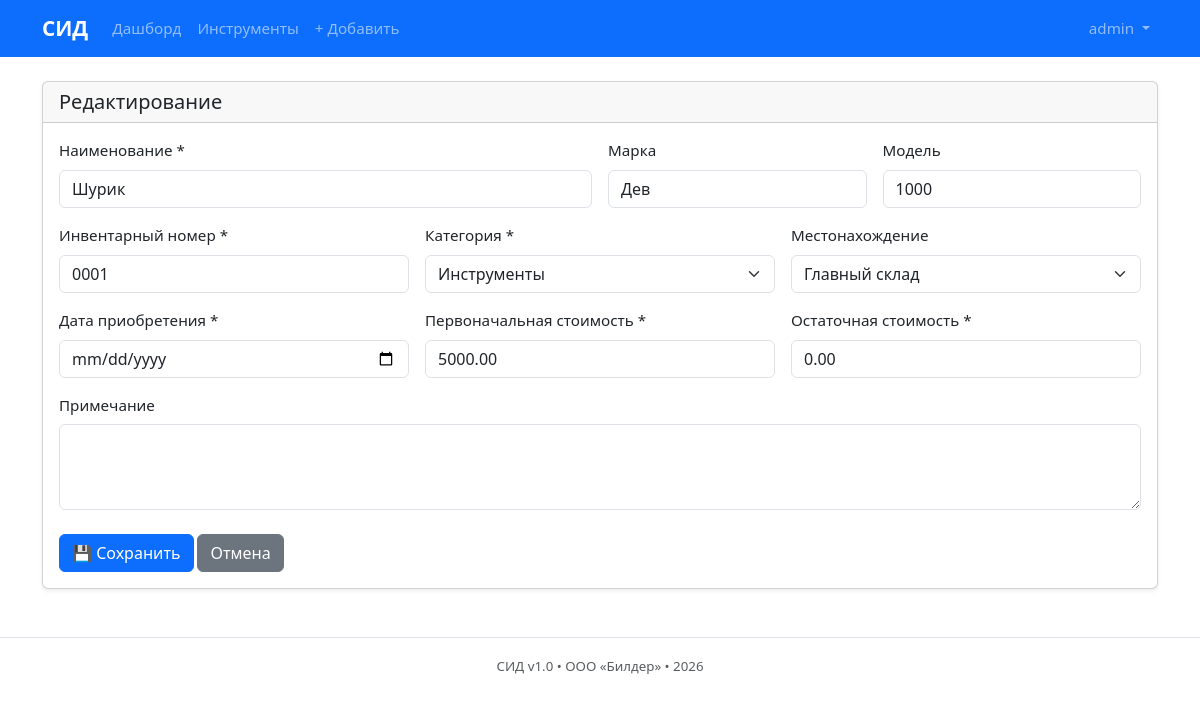
Screenshot of /tools/1/edit/ (signed in) with the database file from the repository.
### apps/accounts/models.py (models this page shows, shortened)
class CustomUser(AbstractUser):
    role = models.CharField(max_length=20, choices=Role.choices, default=Role.STOREKEEPER)
    employee_id = models.CharField(max_length=20, unique=True, blank=True, null=True)
    department = models.CharField(max_length=100, blank=True)
    phone = models.CharField(max_length=20, blank=True)
    class Meta:
        db_table = 'users'
        verbose_name = 'Пользователь'
        verbose_name_plural = 'Пользователи'
    @property
    def can_manage_tools(self):
        return self.role in [Role.STOREKEEPER, Role.SUPPLY_MANAGER, Role.CHIEF_ENGINEER, Role.ADMIN]
    @property
    def can_view_reports(self):
        return self.role in [Role.SUPPLY_MANAGER, Role.CHIEF_ENGINEER, Role.ACCOUNTANT, Role.ADMIN]

### apps/tools/models.py (models this page shows, shortened)
class Tool(models.Model):
    STATUS_CHOICES = [
        ('in_stock', 'На складе'),
        ('issued', 'Выдан'),
        ('verification', 'На поверке'),
        ('written_off', 'Списан'),
    ]
    name = models.CharField(max_length=200)
    brand = models.CharField(max_length=100, blank=True)
    model = models.CharField(max_length=100, blank=True)
    inventory_number = models.CharField(max_length=50, unique=True)
    category = models.ForeignKey(ToolCategory, on_delete=models.PROTECT)
    purchase_date = models.DateField()
    initial_cost = models.DecimalField(max_digits=12, decimal_places=2)
    residual_cost = models.DecimalField(max_digits=12, decimal_places=2)
    qr_code = models.ImageField(upload_to='qr_codes/', blank=True, null=True)
    status = models.CharField(max_length=20, choices=STATUS_CHOICES, default='in_stock')
    location = models.ForeignKey(Location, on_delete=models.SET_NULL, null=True, blank=True)
    notes = models.TextField(blank=True)
    created_at = models.DateTimeField(auto_now_add=True)
    updated_at = models.DateTimeField(auto_now=True)
    class Meta:
        db_table = 'tools'
        verbose_name = 'Инструмент'
        verbose_name_plural = 'Инструменты'
        ordering = ['-created_at']

### apps/tools/views.py (the view)
# urls.py: path('tools/<int:pk>/edit/', views.tool_edit, name='tool_edit'),
@login_required
@user_passes_test(lambda u: u.can_manage_tools)
def tool_edit(request, pk):
    tool = get_object_or_404(Tool, pk=pk)
    if request.method == 'POST':
        form = ToolForm(request.POST, instance=tool)
        if form.is_valid():
            form.save()
            messages.success(request, 'Данные обновлены')
            return redirect('tools:tool_detail', pk=tool.pk)
    else:
        form = ToolForm(instance=tool)
    return render(request, 'tools/tool_form.html', {'form': form, 'title': 'Редактирование'})

### apps/tools/forms.py
class ToolForm(forms.ModelForm):
    class Meta:
        model = Tool
        fields = ['name', 'brand', 'model', 'inventory_number', 'category',
                  'purchase_date', 'initial_cost', 'residual_cost', 'location', 'notes']
        widgets = {
            'name': forms.TextInput(attrs={'class': 'form-control'}),
            'brand': forms.TextInput(attrs={'class': 'form-control'}),
            'model': forms.TextInput(attrs={'class': 'form-control'}),
            'inventory_number': forms.TextInput(attrs={'class': 'form-control'}),
            'category': forms.Select(attrs={'class': 'form-select'}),
            'purchase_date': forms.DateInput(attrs={'class': 'form-control', 'type': 'date'}),
            'initial_cost': forms.NumberInput(attrs={'class': 'form-control', 'step': '0.01'}),
            'residual_cost': forms.NumberInput(attrs={'class': 'form-control', 'step': '0.01'}),
            'location': forms.Select(attrs={'class': 'form-select'}),
            'notes': forms.Textarea(attrs={'class': 'form-control', 'rows': 3}),
        }

### apps/tools/models.py (called while the page is built)
    def __str__(self):
        return self.name

    def __str__(self):
        return self.name

### apps/tools/templates/tools/tool_form.html (shortened to what this page needs)
{% extends 'tools/base.html' %}
{% block content %}
<div class="card">
    <div class="card-header">
        <h5 class="mb-0">{{ title }}</h5>
    </div>
    <div class="card-body">
        <form method="post" enctype="multipart/form-data">
            <div class="row g-3">
                <div class="col-md-6">
                    <label class="form-label">Наименование *</label>
                    {{ form.name }}
                </div>
                <div class="col-md-3">
                    <label class="form-label">Марка</label>
                    {{ form.brand }}
                </div>
                <div class="col-md-3">
                    <label class="form-label">Модель</label>
                    {{ form.model }}
                </div>
                <div class="col-md-4">
                    <label class="form-label">Инвентарный номер *</label>
                    {{ form.inventory_number }}
                </div>
                <div class="col-md-4">
                    <label class="form-label">Категория *</label>
                    {{ form.category }}
                </div>
                <div class="col-md-4">
                    <label class="form-label">Местонахождение</label>
                    {{ form.location }}
                </div>
                <div class="col-md-4">
                    <label class="form-label">Дата приобретения *</label>
                    {{ form.purchase_date }}
                </div>
                <div class="col-md-4">
                    <label class="form-label">Первоначальная стоимость *</label>
                    {{ form.initial_cost }}
                </div>
                <div class="col-md-4">
                    <label class="form-label">Остаточная стоимость *</label>
                    {{ form.residual_cost }}
                </div>
                <div class="col-12">
                    <label class="form-label">Примечание</label>
                    {{ form.notes }}
                </div>
            </div>
            <div class="mt-4">
                <button type="submit" class="btn btn-primary">💾 Сохранить</button>
                <a href="{% url 'tools:tool_list' %}" class="btn btn-secondary">Отмена</a>
            </div>
        </form>
    </div>
</div>
{% endblock %}

### apps/tools/templates/tools/base.html (shortened to what this page needs)
{% load static %}
<!DOCTYPE html>
<html lang="ru">
<head>
    <link href="https://cdn.jsdelivr.net/npm/bootstrap@5.3.2/dist/css/bootstrap.min.css" rel="stylesheet">
    <link href="{% static 'css/style.css' %}" rel="stylesheet">
</head>
<body>
    {% if user.is_authenticated %}
    <nav class="navbar navbar-expand-lg navbar-dark bg-primary mb-4">
        <div class="container">
            <a class="navbar-brand fw-bold" href="{% url 'tools:dashboard' %}">СИД</a>
            <div class="collapse navbar-collapse" id="navMenu">
                <ul class="navbar-nav me-auto">
                    <li class="nav-item"><a class="nav-link" href="{% url 'tools:dashboard' %}">Дашборд</a></li>
                    <li class="nav-item"><a class="nav-link" href="{% url 'tools:tool_list' %}">Инструменты</a></li>
                    {% if user.can_manage_tools %}
                    <li class="nav-item"><a class="nav-link" href="{% url 'tools:tool_create' %}">+ Добавить</a></li>
                    {% endif %}
                </ul>
                <ul class="navbar-nav">
                    <li class="nav-item dropdown">
                        <a class="nav-link dropdown-toggle" href="#" role="button" data-bs-toggle="dropdown">
                            {{ user.get_short_name|default:user.username }}
                        </a>
                    </li>
                </ul>
            </div>
        </div>
    </nav>
    {% endif %}
    <div class="container">
        {% block content %}{% endblock %}
    </div>
    <footer class="mt-5 py-3 text-center text-muted border-top">
        <small>СИД v1.0 • ООО «Билдер» • {% now "Y" %}</small>
    </footer>
</body>
</html>

### static/css/style.css (style rules this page uses)
body { font-size: 0.95rem; }
.card { box-shadow: 0 0.125rem 0.25rem rgba(0,0,0,0.075); }
.navbar-brand { font-size: 1.3rem; }

### rows the page displays
CustomUser: get_short_name "admin"
Tool: name "Шурик", brand "Дев", model "1000", inventory_number "0001", category "Инструменты", location "Главный склад", initial_cost "5000.00", residual_cost "0.00"

### other values shown
{{ title }} "Редактирование"
